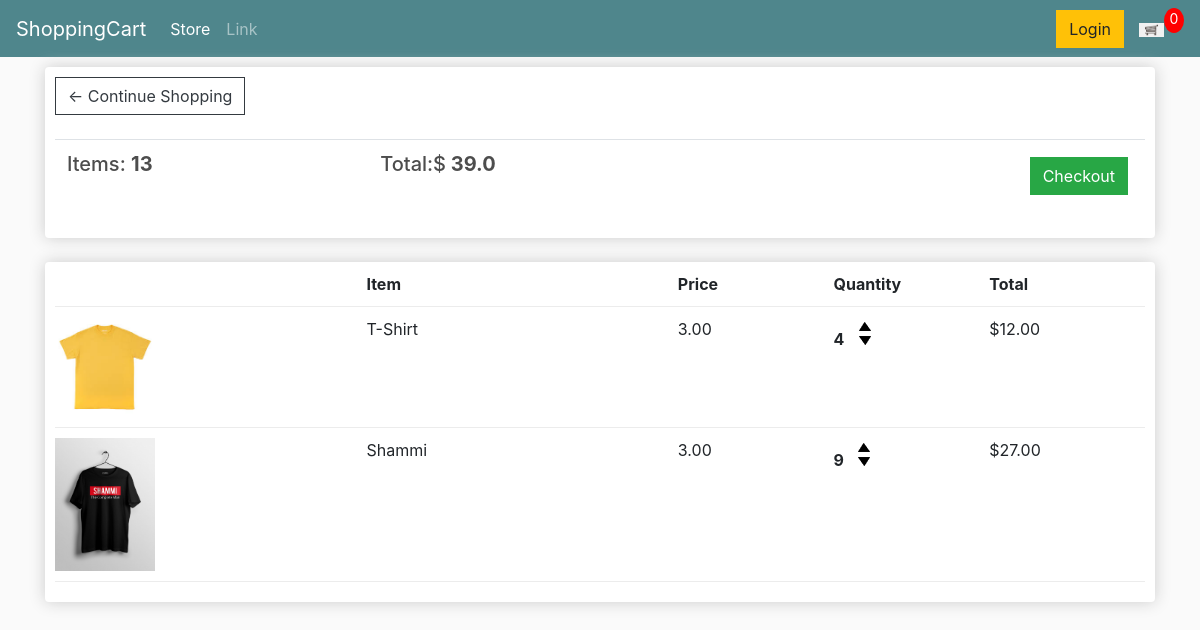
The app's page /cart/ (signed in) with its own data.
### store/models.py (models this page shows, shortened)
class Order(models.Model):
	customer = models.ForeignKey(Customer, on_delete=models.SET_NULL, null=True, blank=True)
	date_ordered = models.DateTimeField(auto_now_add=True)
	complete = models.BooleanField(default=False)
	transaction_id = models.CharField(max_length=100, null=True)
	@property
	def get_cart_total(self):
		orderitems = self.orderitem_set.all()
		total = sum([item.get_total for item in orderitems])
		if total:
			return total
		return 0
	@property
	def get_cart_items(self):
		orderitems = self.orderitem_set.all()
		total = sum([item.quantity for item in orderitems])
		if total:
			return total
		return 0

class OrderItem(models.Model):
	product = models.ForeignKey(Product, on_delete=models.SET_NULL, null=True)
	order = models.ForeignKey(Order, on_delete=models.SET_NULL, null=True)
	quantity = models.IntegerField(default=0, null=True, blank=True)
	date_added = models.DateTimeField(auto_now_add=True)
	@property
	def get_total(self):
		total = self.product.price * self.quantity
		return total

class Product(models.Model):
	name = models.CharField(max_length=200)
	price = models.FloatField()
	digital = models.BooleanField(default=False,null=True, blank=True)
	image = models.ImageField(null=True, blank=True)
	@property
	def imageURL(self):
		try:
			url = self.image.url
		except:
			url = ''
		return url

### store/views.py (the view)
# urls.py: path('cart/', views.cart, name="cart"),
def cart(request):
    if request.user.is_authenticated:
        customer = request.user.customer
        order, created = Order.objects.get_or_create(customer=customer, complete=False)
        items = order.orderitem_set.all()
    else:
        items = []
    context = {'items': items, 'order':order}
    return render(request, 'store/cart.html', context)

### store/templates/store/cart.html
{% extends 'base/main.html' %}
{% load static %}
{% block content %}
	<div class="row">
		<div class="col-lg-12">
			<div class="box-element">
				<a  class="btn btn-outline-dark" href="{% url 'store' %}">&#x2190; Continue Shopping</a>
				<br>
				<br>
				<table class="table">
					<tr>
						<th><h5>Items: <strong id="totalCartItems">{{ order.get_cart_items }}</strong></h5></th>
						<th><h5>Total:$<strong id="totalCart"> {{ order.get_cart_total }}</strong></h5></th>
						<th>
							{% if order.get_cart_items %}
							<a  style="float:right; margin:5px;" class="btn btn-success" href="{% url 'checkout' %}">Checkout</a>
							{% endif %}
						</th>
					</tr>
				</table>
			</div>
			<br>
			<div class="box-element">
				<div class="cart-row">
					<div style="flex:2"></div>
					<div style="flex:2"><strong>Item</strong></div>
					<div style="flex:1"><strong>Price</strong></div>
					<div style="flex:1"><strong>Quantity</strong></div>
					<div style="flex:1"><strong>Total</strong></div>
				</div>
                {% for item in items %}
				<div class="cart-row">
					<div style="flex:2"><img class="row-image" src="{{item.product.imageURL}}"></div>
					<div style="flex:2"><p>{{ item.product.name }}</p></div>
					<div style="flex:1"><p>{{ item.product.price|floatformat:2 }}</p></div>
					<div style="flex:1">
						<p class="quantity" data-id="{{ item.product.id }}">{{ item.quantity }}</p>
						<div class="quantity">
							<img data-action = "add" data-product="{{item.product.id}}" class="chg-quantity btn-addToCart" src="{% static  'images/arrow-up.png' %}">
							<img data-action = "remove" data-product="{{item.product.id}}" class="chg-quantity btn-addToCart" src="{% static  'images/arrow-down.png' %}">
						</div>
					</div>
					<div style="flex:1"><p>${{item.get_total|floatformat:2}}</p></div>
                </div>
                {% endfor %}
			</div>
		</div>
	</div>
{% endblock content %}

### static/css/main.css (style rules this page uses)
body { background-color: hsl(0, 0%, 98%); }
h1,h2,h3,h4,h5,h6 { color:hsl(0, 0%, 30%); }
.box-element { box-shadow:hsl(0, 0%, 80%) 0 0 16px; background-color: #fff; border-radius: 4px; padding: 10px; }
.col-lg-4, .col-lg-6, .col-lg-8, .col-lg-12 { margin-top: 10px; }
.btn { border-radius: 0; }
.row-image { width: 100px; }
.cart-row { display: flex; align-items: flex-stretch; padding-bottom: 10px; margin-bottom: 10px; border-bottom: 1px solid #ececec; }
.quantity { display: inline-block; font-weight: 700; padding-right:10px; }
.chg-quantity { width: 12px; cursor: pointer; display: block; margin-top: 5px; transition:.1s; }

### records on screen
Order: get_cart_items "13", get_cart_total "39.0"
OrderItem: product.imageURL (picture), product.name "T-Shirt", product.price "3.00", quantity "4", get_total "12.00"
OrderItem: product.imageURL (picture), product.name "Shammi", product.price "3.00", quantity "9", get_total "27.00"
